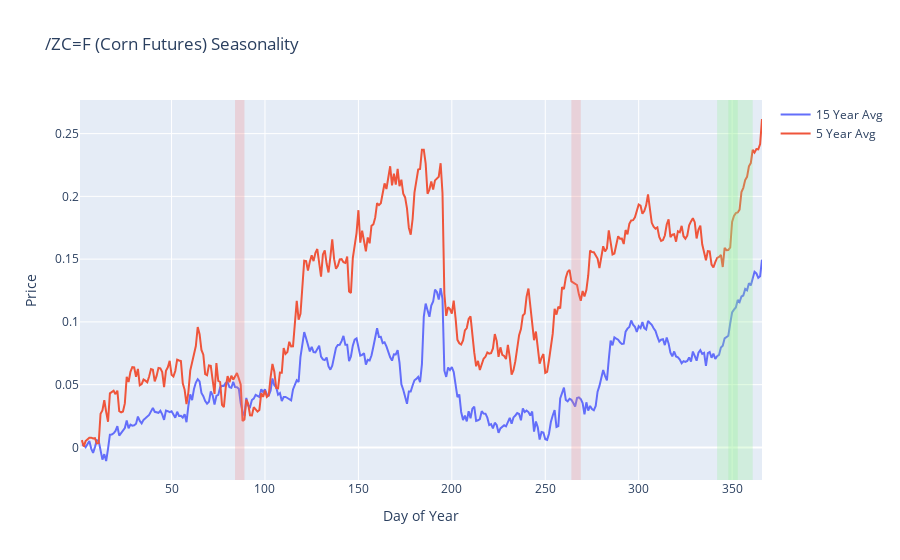

Notebook source saved alongside this figure:
### Code cell
# Plot the 15 Year Avg and the 5 Year Avg with the longest positive number streak highlighted
fig = go.Figure()
fig.add_trace(go.Scatter(x=average_15.index, y=average_15, name='15 Year Avg'))
fig.add_trace(go.Scatter(x=average_5.index, y=average_5, name='5 Year Avg'))
fig.add_shape(type="rect", xref="x", yref="paper", x0=pos_start_day_15-1, y0=0, x1=pos_end_day_15-1, y1=1, fillcolor="lightgreen", opacity=0.25, line_width=0)
fig.add_shape(type="rect", xref="x", yref="paper", x0=pos_start_day_5-1, y0=0, x1=pos_end_day_5-1, y1=1, fillcolor="lightgreen", opacity=0.25, line_width=0)

# Highlight the longest negative number streaks
fig.add_shape(type="rect", xref="x", yref="paper", x0=neg_start_day_15-1, y0=0, x1=neg_end_day_15-1, y1=1, fillcolor="lightcoral", opacity=0.25, line_width=0)
fig.add_shape(type="rect", xref="x", yref="paper", x0=neg_start_day_5-1, y0=0, x1=neg_end_day_5-1, y1=1, fillcolor="lightcoral", opacity=0.25, line_width=0)

# Update the Title and Axis Labels and show the plot
fig.update_layout(title='/ZC=F (Corn Futures) Seasonality', xaxis_title='Day of Year', yaxis_title='Price')
fig.show()

### Figure 1 — Plotly figure (JSON) as saved in the notebook; plotly's stock layout.template omitted (floating-point values rounded to 4 significant figures; data arrays with more than 128 entries replaced by an {"elided": "..."} marker saying what was removed)
{"data": [{"name": "15 Year Avg", "x": {"elided": "366 int values"}, "y": {"elided": "366 float values"}, "type": "scatter"}, {"name": "5 Year Avg", "x": {"elided": "366 int values"}, "y": {"elided": "366 float values"}, "type": "scatter"}], "layout": {"shapes": [{"fillcolor": "lightgreen", "line": {"width": 0}, "opacity": 0.25, "type": "rect", "x0": 342, "x1": 353, "xref": "x", "y0": 0, "y1": 1, "yref": "paper"}, {"fillcolor": "lightgreen", "line": {"width": 0}, "opacity": 0.25, "type": "rect", "x0": 348, "x1": 361, "xref": "x", "y0": 0, "y1": 1, "yref": "paper"}, {"fillcolor": "lightcoral", "line": {"width": 0}, "opacity": 0.25, "type": "rect", "x0": 84, "x1": 89, "xref": "x", "y0": 0, "y1": 1, "yref": "paper"}, {"fillcolor": "lightcoral", "line": {"width": 0}, "opacity": 0.25, "type": "rect", "x0": 264, "x1": 269, "xref": "x", "y0": 0, "y1": 1, "yref": "paper"}], "title": {"text": "/ZC=F (Corn Futures) Seasonality"}, "xaxis": {"title": {"text": "Day of Year"}}, "yaxis": {"title": {"text": "Price"}}}}
